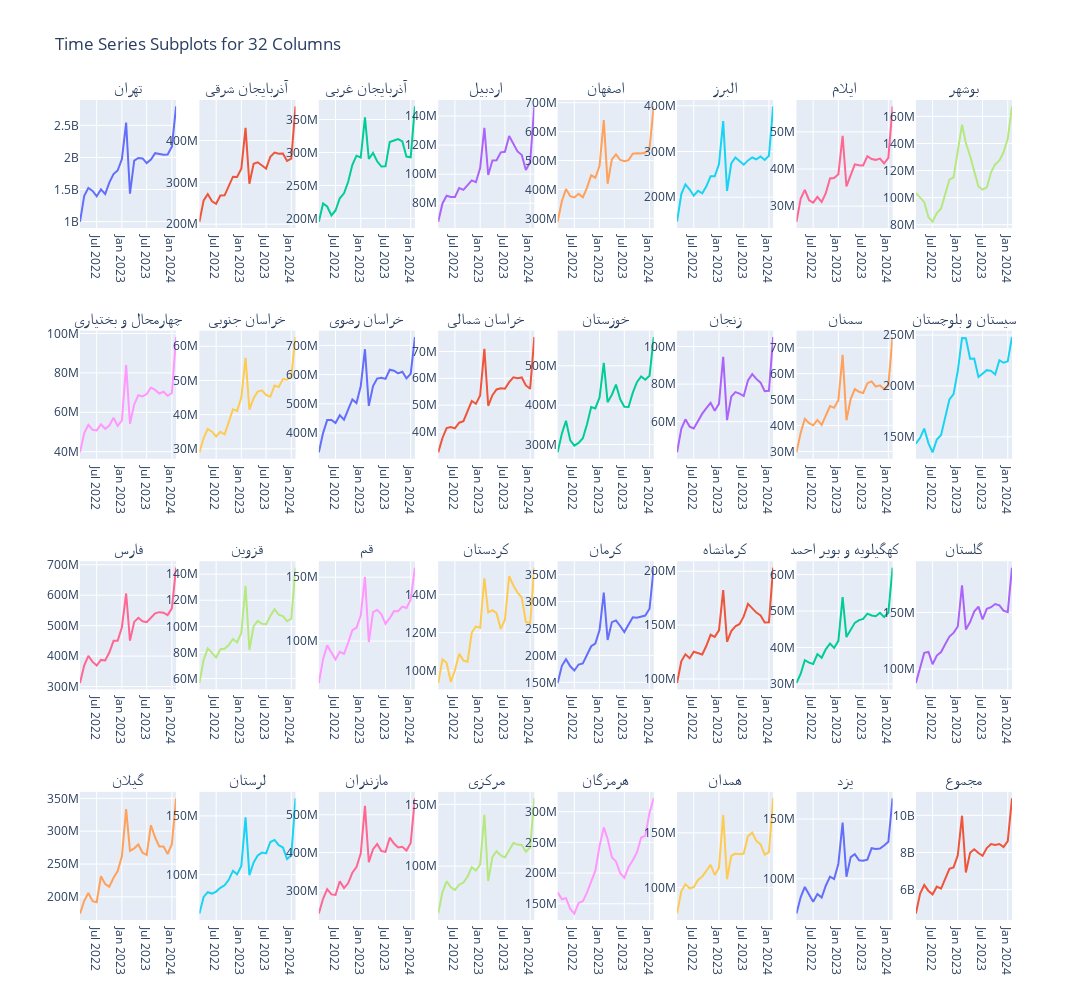

Notebook code cell kept with this figure:
### Code cell
fig = make_subplots(rows=4, cols=8, subplot_titles=df_last.columns)


for i, col in enumerate(df_last.columns):
    row = i // 8 + 1  # Determine the row number
    col_num = i % 8 + 1  # Determine the column number
    fig.add_trace(
        go.Scatter(x=df_last.index, y=df_last[col], name=col),
        row=row, col=col_num
    )


fig.update_layout(
    height=1000, 
    width=1400,   
    title_text="Time Series Subplots for 32 Columns",
    showlegend=False  
)

# Show the figure
fig.show()
